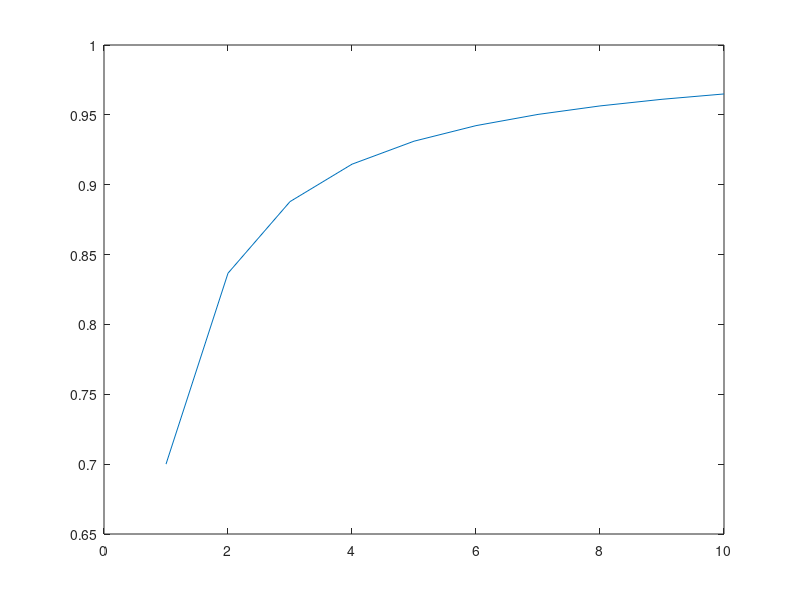

Write the MATLAB code that produced this figure.
% code showing how big should radius be
% so the D-dimensional ball would contain
% P of volume

D = 1:10;
capacity = 0.7;

const = capacity.^(1./D)

plot(D, const);

% na tablicy uzasadnić wzór
% dla D = 2, 3 można wyliczyć